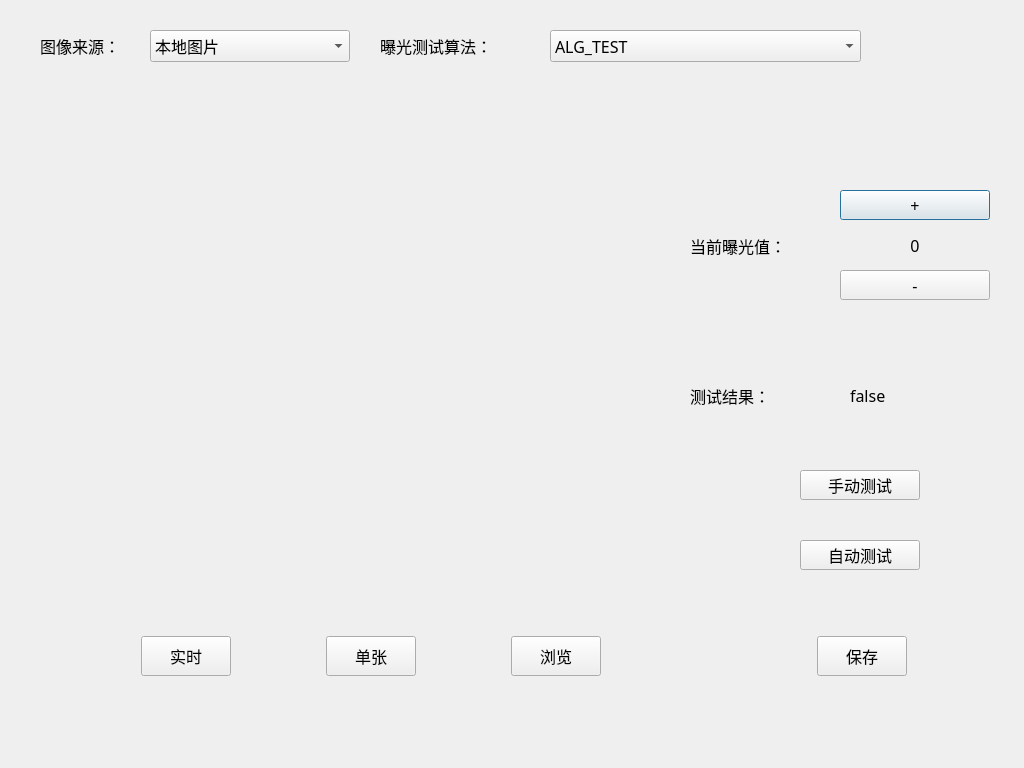
<?xml version="1.0" encoding="UTF-8"?>
<ui version="4.0">
 <class>Exposure</class>
 <widget class="QDialog" name="Exposure">
  <property name="windowModality">
   <enum>Qt::NonModal</enum>
  </property>
  <property name="geometry">
   <rect>
    <x>0</x>
    <y>0</y>
    <width>1024</width>
    <height>768</height>
   </rect>
  </property>
  <property name="sizePolicy">
   <sizepolicy hsizetype="Preferred" vsizetype="Preferred">
    <horstretch>0</horstretch>
    <verstretch>0</verstretch>
   </sizepolicy>
  </property>
  <property name="minimumSize">
   <size>
    <width>1024</width>
    <height>768</height>
   </size>
  </property>
  <property name="maximumSize">
   <size>
    <width>16777215</width>
    <height>16777215</height>
   </size>
  </property>
  <property name="windowTitle">
   <string>978_exposure</string>
  </property>
  <property name="windowIcon">
   <iconset resource="../myqrc.qrc">
    <normaloff>:/image/978icon.png</normaloff>:/image/978icon.png</iconset>
  </property>
  <property name="styleSheet">
   <string notr="true">border-color: rgb(255, 44, 65);</string>
  </property>
  <widget class="picView" name="pvw" native="true">
   <property name="geometry">
    <rect>
     <x>75</x>
     <y>101</y>
     <width>600</width>
     <height>500</height>
    </rect>
   </property>
   <property name="sizePolicy">
    <sizepolicy hsizetype="Fixed" vsizetype="Fixed">
     <horstretch>0</horstretch>
     <verstretch>0</verstretch>
    </sizepolicy>
   </property>
   <property name="minimumSize">
    <size>
     <width>600</width>
     <height>500</height>
    </size>
   </property>
   <property name="maximumSize">
    <size>
     <width>500</width>
     <height>500</height>
    </size>
   </property>
  </widget>
  <widget class="QLabel" name="label">
   <property name="geometry">
    <rect>
     <x>690</x>
     <y>230</y>
     <width>121</width>
     <height>31</height>
    </rect>
   </property>
   <property name="font">
    <font>
     <family>3ds Light</family>
     <pointsize>12</pointsize>
    </font>
   </property>
   <property name="text">
    <string>当前曝光值：</string>
   </property>
  </widget>
  <widget class="QLabel" name="label_exposure">
   <property name="geometry">
    <rect>
     <x>840</x>
     <y>230</y>
     <width>150</width>
     <height>31</height>
    </rect>
   </property>
   <property name="font">
    <font>
     <family>3ds Light</family>
     <pointsize>12</pointsize>
    </font>
   </property>
   <property name="text">
    <string>0</string>
   </property>
   <property name="alignment">
    <set>Qt::AlignCenter</set>
   </property>
  </widget>
  <widget class="QPushButton" name="pushButton_eo_add">
   <property name="geometry">
    <rect>
     <x>840</x>
     <y>190</y>
     <width>150</width>
     <height>30</height>
    </rect>
   </property>
   <property name="font">
    <font>
     <family>3ds Light</family>
     <pointsize>12</pointsize>
    </font>
   </property>
   <property name="text">
    <string>+</string>
   </property>
  </widget>
  <widget class="QPushButton" name="pushButton_eo_sub">
   <property name="geometry">
    <rect>
     <x>840</x>
     <y>270</y>
     <width>150</width>
     <height>30</height>
    </rect>
   </property>
   <property name="font">
    <font>
     <family>3ds Light</family>
     <pointsize>12</pointsize>
    </font>
   </property>
   <property name="text">
    <string>-</string>
   </property>
  </widget>
  <widget class="QLabel" name="label_2">
   <property name="geometry">
    <rect>
     <x>40</x>
     <y>30</y>
     <width>101</width>
     <height>31</height>
    </rect>
   </property>
   <property name="font">
    <font>
     <family>3ds Light</family>
     <pointsize>12</pointsize>
    </font>
   </property>
   <property name="text">
    <string>图像来源：</string>
   </property>
  </widget>
  <widget class="QLabel" name="label_3">
   <property name="geometry">
    <rect>
     <x>380</x>
     <y>30</y>
     <width>141</width>
     <height>31</height>
    </rect>
   </property>
   <property name="font">
    <font>
     <family>3ds Light</family>
     <pointsize>12</pointsize>
    </font>
   </property>
   <property name="text">
    <string>曝光测试算法：</string>
   </property>
  </widget>
  <widget class="QComboBox" name="comboBox_alg">
   <property name="geometry">
    <rect>
     <x>550</x>
     <y>30</y>
     <width>311</width>
     <height>32</height>
    </rect>
   </property>
   <property name="sizePolicy">
    <sizepolicy hsizetype="Fixed" vsizetype="Fixed">
     <horstretch>0</horstretch>
     <verstretch>0</verstretch>
    </sizepolicy>
   </property>
   <property name="minimumSize">
    <size>
     <width>200</width>
     <height>0</height>
    </size>
   </property>
   <property name="font">
    <font>
     <family>3ds Light</family>
     <pointsize>12</pointsize>
    </font>
   </property>
   <item>
    <property name="text">
     <string>ALG_TEST</string>
    </property>
   </item>
   <item>
    <property name="text">
     <string>ALG_DUTTrayLocation</string>
    </property>
   </item>
   <item>
    <property name="text">
     <string>ALG_SocketLocation</string>
    </property>
   </item>
   <item>
    <property name="text">
     <string>ALG_DUTSocketLocation</string>
    </property>
   </item>
   <item>
    <property name="text">
     <string>ALG_PocketLocation</string>
    </property>
   </item>
   <item>
    <property name="text">
     <string>ALG_TrayLocation</string>
    </property>
   </item>
  </widget>
  <widget class="QLabel" name="label_4">
   <property name="geometry">
    <rect>
     <x>690</x>
     <y>380</y>
     <width>101</width>
     <height>31</height>
    </rect>
   </property>
   <property name="font">
    <font>
     <family>3ds Light</family>
     <pointsize>12</pointsize>
    </font>
   </property>
   <property name="text">
    <string>测试结果：</string>
   </property>
  </widget>
  <widget class="QLabel" name="label_test_res">
   <property name="geometry">
    <rect>
     <x>850</x>
     <y>380</y>
     <width>71</width>
     <height>31</height>
    </rect>
   </property>
   <property name="font">
    <font>
     <family>3ds Light</family>
     <pointsize>12</pointsize>
    </font>
   </property>
   <property name="text">
    <string>false</string>
   </property>
  </widget>
  <widget class="QPushButton" name="pushButton_manual">
   <property name="geometry">
    <rect>
     <x>800</x>
     <y>470</y>
     <width>120</width>
     <height>30</height>
    </rect>
   </property>
   <property name="font">
    <font>
     <family>3ds Light</family>
     <pointsize>12</pointsize>
    </font>
   </property>
   <property name="text">
    <string>手动测试</string>
   </property>
  </widget>
  <widget class="QPushButton" name="pushButton_auto">
   <property name="geometry">
    <rect>
     <x>800</x>
     <y>540</y>
     <width>120</width>
     <height>30</height>
    </rect>
   </property>
   <property name="font">
    <font>
     <family>3ds Light</family>
     <pointsize>12</pointsize>
    </font>
   </property>
   <property name="text">
    <string>自动测试</string>
   </property>
  </widget>
  <widget class="QComboBox" name="comboBox_cam">
   <property name="geometry">
    <rect>
     <x>150</x>
     <y>30</y>
     <width>200</width>
     <height>32</height>
    </rect>
   </property>
   <property name="sizePolicy">
    <sizepolicy hsizetype="Fixed" vsizetype="Fixed">
     <horstretch>0</horstretch>
     <verstretch>0</verstretch>
    </sizepolicy>
   </property>
   <property name="minimumSize">
    <size>
     <width>200</width>
     <height>0</height>
    </size>
   </property>
   <property name="font">
    <font>
     <family>3ds Light</family>
     <pointsize>12</pointsize>
    </font>
   </property>
   <item>
    <property name="text">
     <string>本地图片</string>
    </property>
   </item>
  </widget>
  <widget class="QPushButton" name="pushButton_one">
   <property name="geometry">
    <rect>
     <x>326</x>
     <y>636</y>
     <width>90</width>
     <height>40</height>
    </rect>
   </property>
   <property name="sizePolicy">
    <sizepolicy hsizetype="Fixed" vsizetype="Fixed">
     <horstretch>0</horstretch>
     <verstretch>0</verstretch>
    </sizepolicy>
   </property>
   <property name="minimumSize">
    <size>
     <width>90</width>
     <height>40</height>
    </size>
   </property>
   <property name="maximumSize">
    <size>
     <width>90</width>
     <height>40</height>
    </size>
   </property>
   <property name="font">
    <font>
     <family>3ds Light</family>
     <pointsize>12</pointsize>
    </font>
   </property>
   <property name="text">
    <string>单张</string>
   </property>
  </widget>
  <widget class="QPushButton" name="pushButton_realtime">
   <property name="geometry">
    <rect>
     <x>141</x>
     <y>636</y>
     <width>90</width>
     <height>40</height>
    </rect>
   </property>
   <property name="sizePolicy">
    <sizepolicy hsizetype="Fixed" vsizetype="Fixed">
     <horstretch>0</horstretch>
     <verstretch>0</verstretch>
    </sizepolicy>
   </property>
   <property name="minimumSize">
    <size>
     <width>90</width>
     <height>40</height>
    </size>
   </property>
   <property name="maximumSize">
    <size>
     <width>90</width>
     <height>40</height>
    </size>
   </property>
   <property name="font">
    <font>
     <family>3ds Light</family>
     <pointsize>12</pointsize>
    </font>
   </property>
   <property name="text">
    <string>实时</string>
   </property>
  </widget>
  <widget class="QPushButton" name="pushButton_load">
   <property name="geometry">
    <rect>
     <x>511</x>
     <y>636</y>
     <width>90</width>
     <height>40</height>
    </rect>
   </property>
   <property name="sizePolicy">
    <sizepolicy hsizetype="Fixed" vsizetype="Fixed">
     <horstretch>0</horstretch>
     <verstretch>0</verstretch>
    </sizepolicy>
   </property>
   <property name="minimumSize">
    <size>
     <width>90</width>
     <height>40</height>
    </size>
   </property>
   <property name="maximumSize">
    <size>
     <width>90</width>
     <height>40</height>
    </size>
   </property>
   <property name="font">
    <font>
     <family>3ds Light</family>
     <pointsize>12</pointsize>
    </font>
   </property>
   <property name="text">
    <string>浏览</string>
   </property>
  </widget>
  <widget class="QPushButton" name="pushButton_save">
   <property name="geometry">
    <rect>
     <x>817</x>
     <y>636</y>
     <width>90</width>
     <height>40</height>
    </rect>
   </property>
   <property name="sizePolicy">
    <sizepolicy hsizetype="Fixed" vsizetype="Fixed">
     <horstretch>0</horstretch>
     <verstretch>0</verstretch>
    </sizepolicy>
   </property>
   <property name="minimumSize">
    <size>
     <width>90</width>
     <height>40</height>
    </size>
   </property>
   <property name="maximumSize">
    <size>
     <width>90</width>
     <height>40</height>
    </size>
   </property>
   <property name="font">
    <font>
     <family>3ds Light</family>
     <pointsize>12</pointsize>
    </font>
   </property>
   <property name="text">
    <string>保存</string>
   </property>
  </widget>
 </widget>
 <layoutdefault spacing="6" margin="11"/>
 <customwidgets>
  <customwidget>
   <class>picView</class>
   <extends>QWidget</extends>
   <header location="global">picview.h</header>
   <container>1</container>
  </customwidget>
 </customwidgets>
 <resources>
  <include location="../myqrc.qrc"/>
 </resources>
 <connections/>
</ui>
